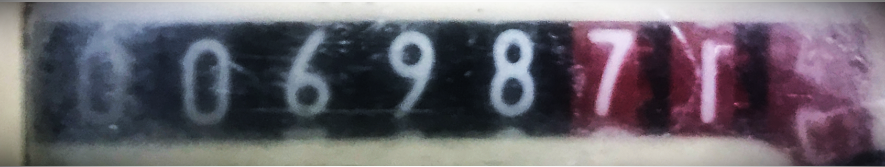
#> input picture ocr_image.png, 885 x 167 px
$ python ocr.py
#> lines starting #> are read from the running program, lines starting #| are printed output that depends on the picture
import cv2
import pytesseract
pytesseract.pytesseract.tesseract_cmd = r'C:\Program Files\Autopsy-4.21.0\autopsy\Tesseract-OCR\tesseract.exe'

img_lst = ["ocr_image.png","ocr2.jpg"]

for i, img_nm in enumerate(img_lst):
    img = cv2.imread(img_nm)
#> img is the input picture: shape (167, 885, 3); mean B, G, R 110.2, 101.2, 106.3
    gry = cv2.cvtColor(img, cv2.COLOR_BGR2GRAY)
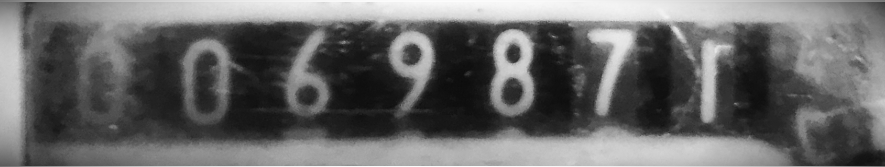
#> gry: shape (167, 885); min 11, max 252, mean 103.8
    (h, w) = gry.shape[:2]
#> h = 167; w = 885
    if i == 0:
        thr = gry
    else:
        gry = cv2.resize(gry, (w * 2, h * 2))
        erd = cv2.erode(gry, None, iterations=1)
        if i == len(img_lst)-1:
            thr = cv2.threshold(erd, 0, 255, cv2.THRESH_BINARY_INV + cv2.THRESH_OTSU)[1]
        else:
            thr = cv2.threshold(erd, 0, 255, cv2.THRESH_BINARY + cv2.THRESH_OTSU)[1]
    bnt = cv2.bitwise_not(thr)
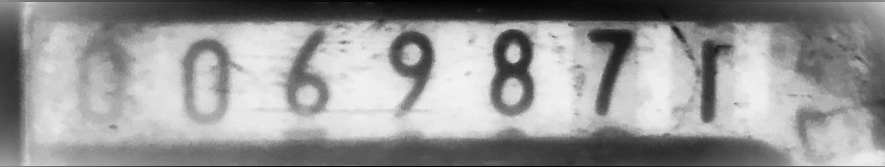
#> bnt: shape (167, 885); min 3, max 244, mean 151.2
#> (the run stopped early here; a loop or call above may not have finished)

$ run again, with ocr3.png copied over ocr_image.png
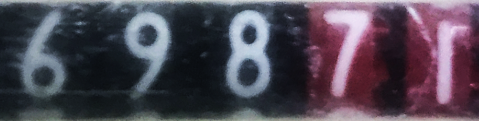
#> input picture ocr3.png, 479 x 121 px
#> img is the input picture: shape (121, 479, 3); mean B, G, R 83.4, 70.9, 79.4
#> `gry = cv2.cvtColor(img, cv2.COLOR_BGR2GRAY)`:
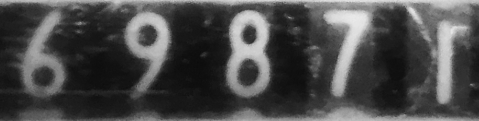
#> gry: shape (121, 479); min 11, max 233, mean 74.8
#> `bnt = cv2.bitwise_not(thr)`:
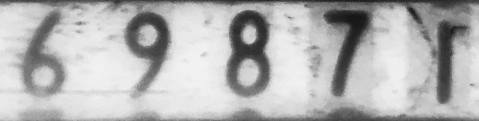
#> bnt: shape (121, 479); min 22, max 244, mean 180.2
